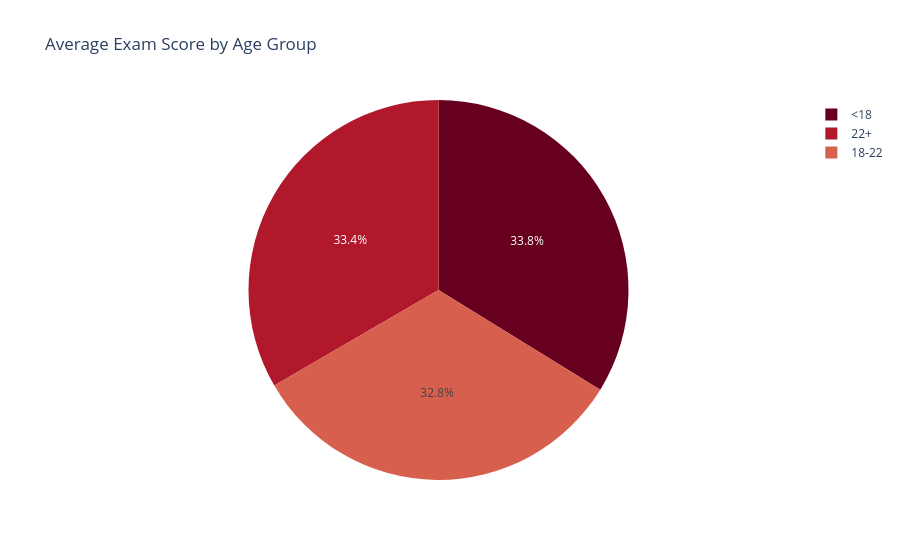

The cell this chart's notebook holds for it:
### Code cell
# assumption 2: younger students have a higher average exam score than older students
# Create age bins
df['age_group'] = pd.cut(df['age'], bins=[0, 18, 22, 30], labels=['<18', '18-22', '22+'])
# Group by age group
age_avg = df.groupby('age_group')['exam_score'].mean().reset_index()
# Plot pie chart
fig = px.pie(
    age_avg,
    names='age_group',
    values='exam_score',
    title='Average Exam Score by Age Group',
    color_discrete_sequence=px.colors.sequential.RdBu
)
fig.show()

### Figure 1 — Plotly figure (JSON) as saved in the notebook; plotly's stock layout.template omitted (floating-point values rounded to 4 significant figures)
{"data": [{"domain": {"x": [0, 1], "y": [0, 1]}, "hovertemplate": "age_group=%{label}<br>exam_score=%{value}<extra></extra>", "labels": ["<18", "18-22", "22+"], "legendgroup": "", "name": "", "showlegend": true, "type": "pie", "values": [70.87, 68.86, 70.04]}], "layout": {"legend": {"tracegroupgap": 0}, "piecolorway": ["rgb(103,0,31)", "rgb(178,24,43)", "rgb(214,96,77)", "rgb(244,165,130)", "rgb(253,219,199)", "rgb(247,247,247)", "rgb(209,229,240)", "rgb(146,197,222)", "rgb(67,147,195)", "rgb(33,102,172)", "rgb(5,48,97)"], "title": {"text": "Average Exam Score by Age Group"}}}
